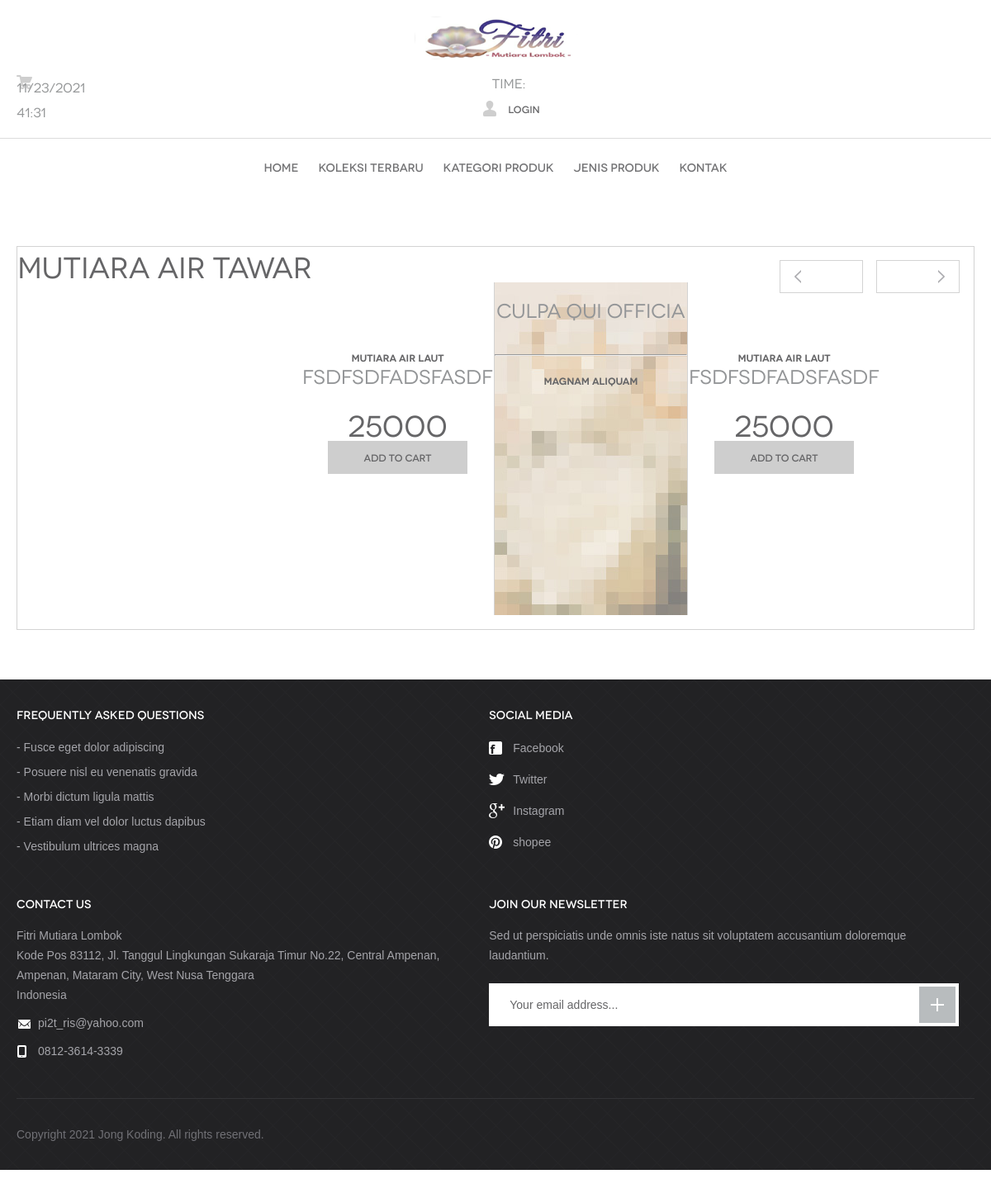
The app's page /cincin.php with its own data.
### tables this page shows
CREATE TABLE `produk` (
  `id_produk` int(10) NOT NULL,
  `id_categori` varchar(10) NOT NULL,
  `id_jenisproduk` varchar(25) NOT NULL,
  `harga` int(10) NOT NULL,
  `deskripsi` varchar(50) NOT NULL,
  `poto` varchar(100) DEFAULT NULL
);

CREATE TABLE `categori` (
  `id_categori` varchar(10) NOT NULL,
  `nm_categori` varchar(20) NOT NULL
);

### cincin.php (the view, shortened to what this page needs)
<?php
require "config.php";
$sql = "SELECT produk.*,categori.nm_categori, jenis_produk.nm_jenisproduk from produk, categori,jenis_produk WHERE produk.id_categori=categori.id_categori
        and
        produk.id_jenisproduk=jenis_produk.id_jenisproduk
        and jenis_produk.nm_jenisproduk
        like '%cincin%'
		";
$query = mysqli_query($conn, $sql);
?>
<!DOCTYPE html>
 <html lang="en">
<head>
	<link rel="stylesheet" media="all" href="css/style.css">
</head>
<body>
	<header id="header">
		<div class="container">
			<a href="index.html" id="logo" title="Mutiara Lombok">Mutiara Lombok</a>
			<div class="right-links">
				<ul>
					<p>Time: <span id="tanggalwaktu"></span></p>
				</ul>
				<ul>
					<li><a href="login.php"><span class="ico-account"></span>Login</a></li>
				</ul>
			</div>
		</div>
	</header>
	<nav id="menu">
		<div class="container">
			<ul>
				<li><a href="index.php">Home</a></li>
				<li><a href="products.html">Koleksi Terbaru</a></li>
				<li><a href="products.html">Kategori Produk</a></li>
				<li><a href="products.html">Jenis Produk</a></li>
				<li><a href="contact.html">Kontak</a></li>
			</ul>
		</div>
	</nav>
	<div id="body">
		<div class="container">
			<div class="last-products">
				<h1>Mutiara Air Tawar</h>
				<section class="products">
				<?php
while($isi = mysqli_fetch_object($query)){
        ?>
        <article>
			<h3><?=$isi->nm_categori;?></h3>
			<h4><?=$isi->deskripsi?></h4>
			<h5><?=$isi->harga?></h5>
			<a href="cart.html" class="btn-add">Add to cart</a>
			</article>
        <?php } ?>
				<article style="background-image: url(images/4.jpg)">
					<a href="#" class="table">
						<div class="cell">
							<div class="text">
								<h4>culpa qui officia</h4>
								<hr>
								<h3>magnam aliquam</h3>
							</div>
						</div>
					</a>
				</article>
			</section>
		</div>
	</div>
	<footer id="footer">
		<div class="container">
			<div class="cols">
				<div class="col">
					<h3>Frequently Asked Questions</h3>
					<ul>
						<li><a href="#">Fusce eget dolor adipiscing </a></li>
						<li><a href="#">Posuere nisl eu venenatis gravida</a></li>
						<li><a href="#">Morbi dictum ligula mattis</a></li>
						<li><a href="#">Etiam diam vel dolor luctus dapibus</a></li>
						<li><a href="#">Vestibulum ultrices magna </a></li>
					</ul>
				</div>
				<div class="col media">
					<h3>Social media</h3>
					<ul class="social">
						<li><a href="https://web.facebook.com/FitrimutiaraLombokk/?_rdc=1&_rdr"><span class="ico ico-fb"></span>Facebook</a></li>
						<li><a href="#"><span class="ico ico-tw"></span>Twitter</a></li>
						<li><a href="#"><span class="ico ico-gp"></span>Instagram</a></li>
						<li><a href="#"><span class="ico ico-pi"></span>shopee</a></li>
					</ul>
				</div>
				<div class="col contact">
					<h3>Contact us</h3>
					<p>Fitri Mutiara Lombok<br>Kode Pos 83112, Jl. Tanggul Lingkungan Sukaraja Timur No.22, Central Ampenan, Ampenan, Mataram City, West Nusa Tenggara<br>Indonesia</p>
					<p><span class="ico ico-em"></span><a href="#">pi2t_ris@yahoo.com</a></p>
					<p><span class="ico ico-ph"></span>0812-3614-3339</p>
				</div>
				<div class="col newsletter">
					<h3>Join our newsletter</h3>
					<p>Sed ut perspiciatis unde omnis iste natus sit voluptatem accusantium doloremque laudantium.</p>
					<form action="#">
						<input type="text" placeholder="Your email address...">
						<button type="submit"></button>
					</form>
				</div>
			</div>
			<p class="copy">Copyright 2021 Jong Koding. All rights reserved.</p>
		</div>
	</footer>
</body>
</html>

### records on screen
produk: id_categori.nm_categori "Mutiara Air Laut", deskripsi "fsdfsdfadsfasdf", harga "25000"
